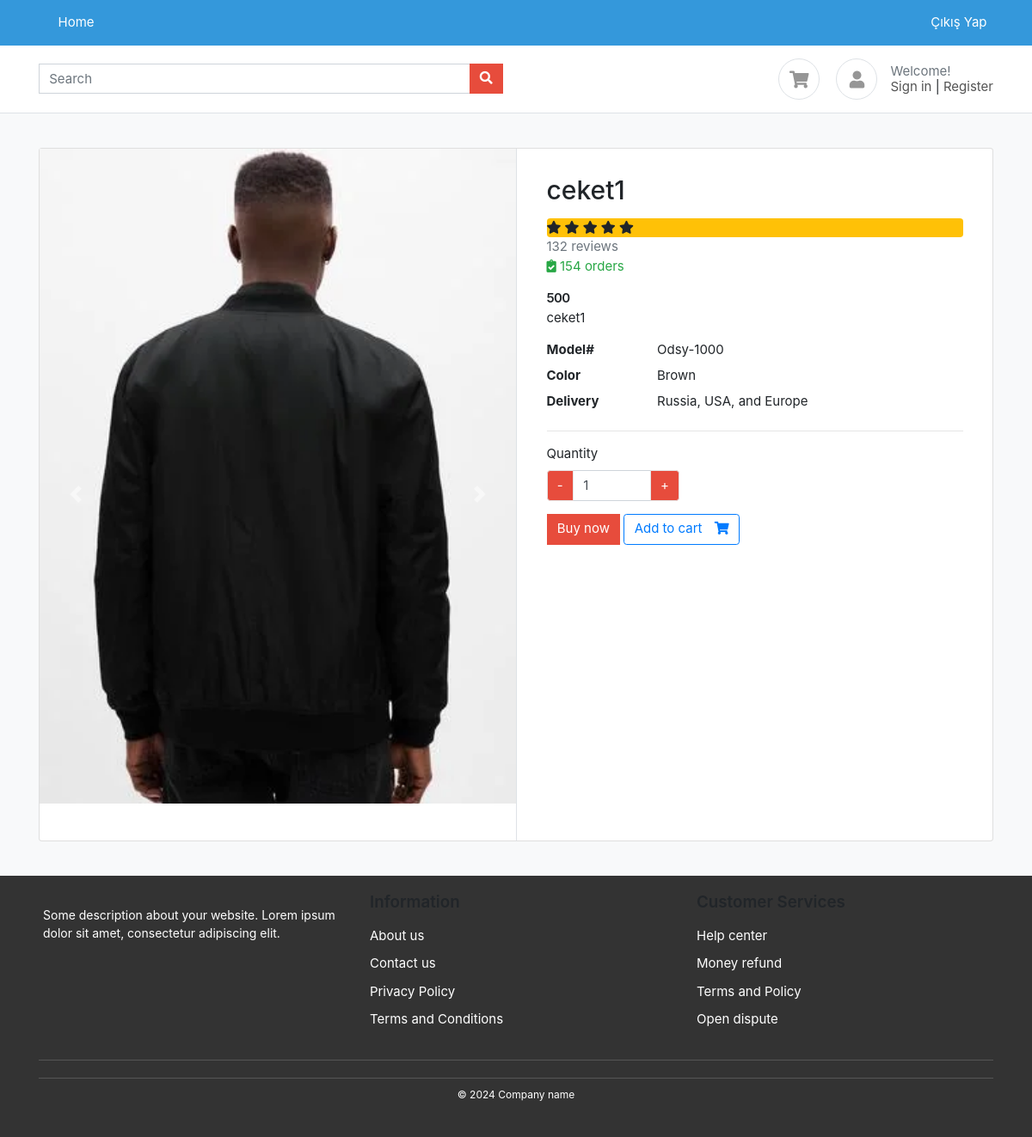
The app's page /product/ceket1/ with its own data.
### products/models.py (models this page shows, shortened)
class  ProductImage(BaseModel):
    product=models.ForeignKey(Product,on_delete=models.CASCADE,related_name="product_images")
    image=models.ImageField(upload_to="product")

class Product(BaseModel):
    product_name=models.CharField(max_length=100)
    category=models.ForeignKey(Category,on_delete=models.CASCADE,related_name="products")
    price=models.IntegerField()
    product_description=models.TextField()
    slug=models.SlugField(unique=True,null=True,blank=True)
    color_variant=models.ManyToManyField(ColorVariant,blank=True)
    size_variant=models.ManyToManyField(SizeVariant,blank=True)
    discount_price = models.DecimalField(max_digits=10, decimal_places=2, blank=True, null=True)

### products/views.py (the view)
# urls.py: path('<slug>/', get_product, name="get_product"),
def get_product(request, slug):
    try:
       product = Product.objects.get(slug=slug)
       context = {'product': product}
       if request.GET.get('size'):
           size = request.GET.get('size')
           price = product.get_product_price_by_size(size)
           context['selected_size'] = size
           context['updated_price'] = price
       return render(request, 'product/product.html', context=context)
    except Exception as e:
        print(e)

### templates/product/product.html (shortened to what this page needs)
{% extends "base/base.html" %}
{% block start %}
<section class="section-content padding-y bg">
    <div class="container">
    <div class="card">
        <div class="row no-gutters">
            <aside class="col-md-6">
                <div id="product-carousel" class="carousel slide" data-ride="carousel">
                    <div class="carousel-inner">
                        {% for image in product.product_images.all %}
                            <div class="carousel-item {% if forloop.first %}active{% endif %}">
                                <img src="/media/{{ image.image }}" class="d-block w-100" alt="{{ product.product_name }}">
                            </div>
                        {% endfor %}
                    </div>
                    <a class="carousel-control-prev" href="#product-carousel" role="button" data-slide="prev">
                        <span class="carousel-control-prev-icon" aria-hidden="true"></span>
                    </a>
                    <a class="carousel-control-next" href="#product-carousel" role="button" data-slide="next">
                        <span class="carousel-control-next-icon" aria-hidden="true"></span>
                    </a>
                </div>
            </aside>
            <main class="col-md-6 border-left">
                <article class="content-body">
                    <h2 class="title">{{ product.product_name }}</h2>
                    <div class="rating-wrap my-3">
                        <ul class="list-unstyled">
                            <li class="bg-warning rounded">
                                <i class="fa fa-star"></i> <i class="fa fa-star"></i>
                                <i class="fa fa-star"></i> <i class="fa fa-star"></i>
                                <i class="fa fa-star"></i>
                            </li>
                            <li class="text-muted">132 reviews</li>
                            <li class="text-success"><i class="fa fa-clipboard-check"></i> 154 orders </li>
                        </ul>
                    </div>
                    <div class="price-wrap">
                        <span class="price">
                            {% if updated_price %}
                                {{ updated_price }}
                            {% else %}
                                {{ product.price }}
                            {% endif %}
                        </span>
                    </div>
                    <p>{{ product.product_description }}</p>
                    <dl class="row">
                        <dt class="col-sm-3">Model#</dt>
                        <dd class="col-sm-9">Odsy-1000</dd>
                        <dt class="col-sm-3">Color</dt>
                        <dd class="col-sm-9">Brown</dd>
                        <dt class="col-sm-3">Delivery</dt>
                        <dd class="col-sm-9">Russia, USA, and Europe </dd>
                    </dl>
                    <hr>
                    <div class="form-row">
                        <div class="form-group col-md-4">
                            <label for="quantity-input">Quantity</label>
                            <div class="input-group">
                                <div class="input-group-prepend">
                                    <button class="btn btn-light" type="button" id="button-minus"> - </button>
                                </div>
                                <input id="quantity-input" type="text" class="form-control" value="1">
                                <div class="input-group-append">
                                    <button class="btn btn-light" type="button" id="button-plus"> + </button>
                                </div>
                            </div>
                        </div>
                    </div>
                    <a href="#" class="btn btn-primary"> Buy now </a>
                    <a href="{% url 'add_to_cart' product.uid %}?variant={{selected_size}}" class="btn btn-outline-primary"> <span class="text">Add to cart</span> <i class="fas fa-shopping-cart"></i>  </a>
                </article>
            </main>
        </div>
    </div>
    </div>
</section>
{% endblock %}

### public/static/css/ui.css (style rules this page uses)
html { font-family: 'Inter', sans-serif; font-size: 15px; }
.price-wrap { letter-spacing: -0.7px; }
.content-body { flex: 1 1 auto; padding: 2rem 2.3rem; }
.padding-y { padding-top: 40px; padding-bottom: 40px; }
article:after, .form-group:after { display: block; clear: both; content: ""; }
.bg { background-color: #f8f9fa; }
.card .title { color: #212529; }
.btn-light { background-color: #fff; border-color: #e4e4e4; }
.btn .text + i { margin-left: 10px; }
dl[class="row"] { margin-bottom: 0; }
[class*="list-"] li:after { visibility: hidden; display: block; content: ""; overflow: hidden; height: 0; clear: both; }
.price { font-weight: 600; color: #212529; }

### templates/base/base.html (style rules this page uses)
.btn-primary { background-color: #e74c3c !important; border-color: #e74c3c !important; }
.btn-light { background-color: #e74c3c; color: #fff; }
.btn-primary { background-color: #3498db; color: #fff; }
.form-control, .btn-primary { border-radius: 0; }
.input-group { width: 100%; }

### records on screen
ProductImage: image (picture)
Product: product_name "ceket1", price "500", product_description "ceket1"
